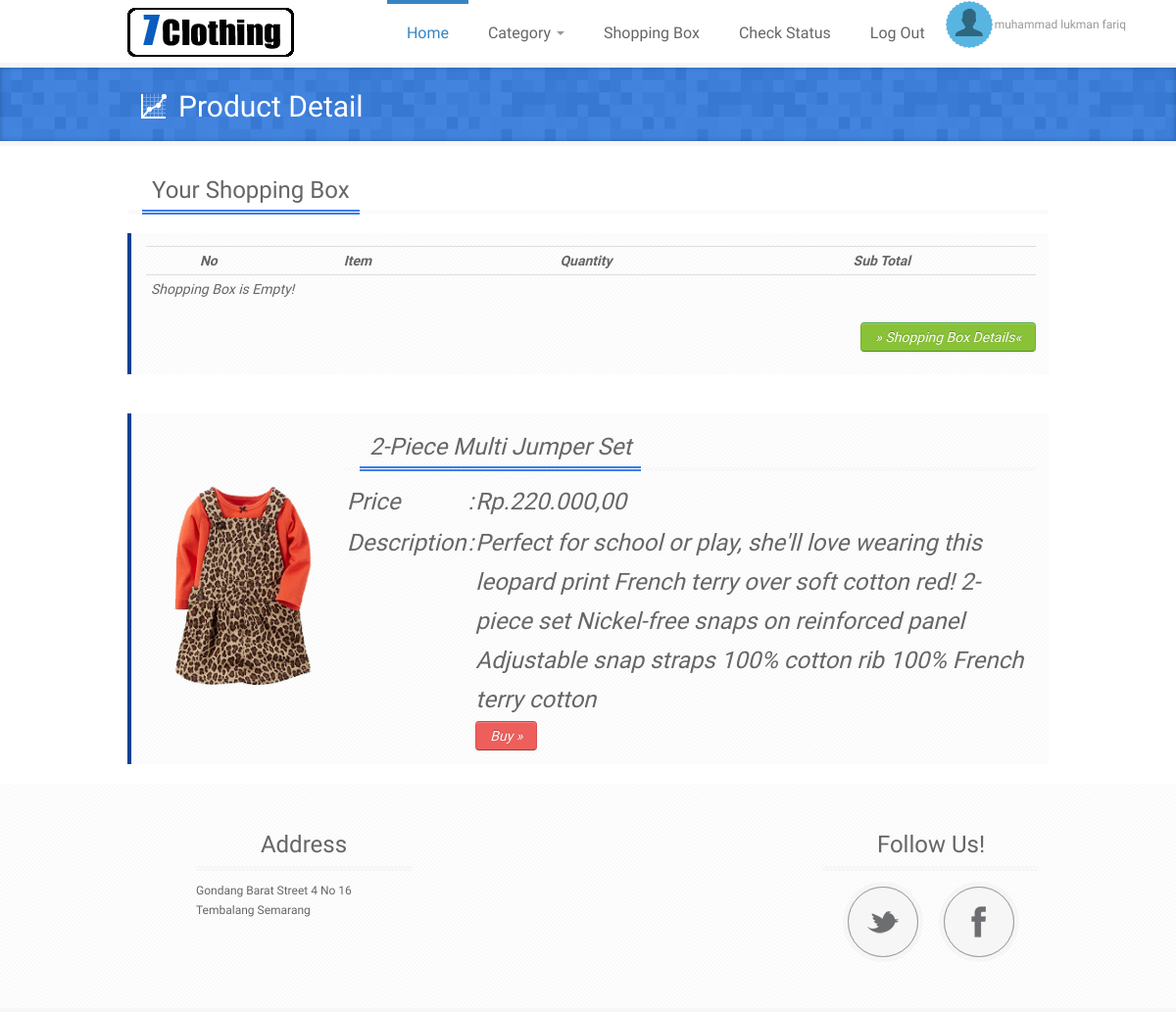
The page /detailproduk.php?hal=detailbarang&kd=36 (signed in) on the database its author committed.
### tables this page shows
CREATE TABLE IF NOT EXISTS `pelanggan` (
  `id_usr` int(11) NOT NULL,
  `nm_usr` varchar(25) NOT NULL,
  `email_usr` varchar(25) NOT NULL,
  `pas_usr` varchar(25) NOT NULL,
  `almt_usr` text NOT NULL,
  `id_prov` int(11) NOT NULL,
  `id_kab` int(11) NOT NULL,
  `kd_pos` int(5) NOT NULL
);

CREATE TABLE IF NOT EXISTS `barang` (
  `br_id` int(11) NOT NULL,
  `br_nm` varchar(100) NOT NULL,
  `id_kategori` char(3) NOT NULL,
  `idsub_kategori` char(3) NOT NULL,
  `harga` float NOT NULL,
  `gambar` varchar(100) NOT NULL,
  `deskripsi` varchar(255) NOT NULL,
  `tgl_insert` datetime NOT NULL
);

### detailproduk.php (the view, shortened to what this page needs)
<?php
	require_once("koneksi.php");
?>
<!DOCTYPE html>
<html lang="en">
<head>
    <link href="css/bootstrap.css" rel="stylesheet">
    <link href="css/bootstrap-responsive.css" rel="stylesheet">
	<link href="css/style.css" rel="stylesheet">
</head>
<body>
	<header>
		<div class="container">
			<div class="row">
				<div class="logo span3">
					<a class="brand" href="#"><img src="img/logo2.png" alt="Logo"></a>
				</div>
				<?php
					if(isset($_SESSION['login'])){
						echo '<div class="span10">';
					}else{
						echo '<div class="span9">';
					}
				?>
					<div class="navbar navbar-inverse">
			    		<div class="navbar-inner">
			          		<div class="nav-collapse collapse">
			            		<ul class="nav">
			              			<li class="active"><a href="index.php">Home</a></li>
			              			<li class="dropdown">
			                			<a href="#" class="dropdown-toggle" data-toggle="dropdown">Category <b class="caret"></b></a>
																<?php
																	$sql2 = mysqli_query($koneksi, "SELECT * FROM sub_kategori WHERE id_kategori='P01'");
																	while($result = mysqli_fetch_array($sql2)){
																		echo '<a href="man.php?id_sub='.$result['idsub_kategori'].'">'.$result['nama_sub'].'<br></a>';
																	}
																?>
																<?php
																	$sql2 = mysqli_query($koneksi, "SELECT * FROM sub_kategori WHERE id_kategori='P02'");
																	while($result = mysqli_fetch_array($sql2)){
																		echo '<a href="woman.php?id_sub='.$result['idsub_kategori'].'">'.$result['nama_sub'].'<br></a>';
																	}
																?>
																	<?php
																		$sql2 = mysqli_query($koneksi, "SELECT * FROM sub_kategori WHERE id_kategori='P03'");
																		while($result = mysqli_fetch_array($sql2)){
																			echo '<a href="kids.php?id_sub='.$result['idsub_kategori'].'">'.$result['nama_sub'].'<br></a>';
																		}
																	?>
			              			</li>
                                    <?php if(isset($_SESSION['login'])){echo '<li><a href="detail.php">Shopping Box</a></li>'; }?>
									<?php if(isset($_SESSION['login'])){echo '<li><a href="check_status.php">Check Status</a></li>'; }?>
									<?php if(isset($_SESSION['login'])){echo '<li><a href="logout.php">Log Out</a></li>'; }?><li>
										<div>
											<table>
												<tr>
													<?php
														if(isset($_SESSION['login'])){
															$id = $_SESSION['id_user'];
															$query = mysqli_query($koneksi, "SELECT nm_usr FROM pelanggan WHERE id_usr='$id'");
															$result = mysqli_fetch_array($query);
															echo '<td><img src ="gambar/men.png" width="48px" align="center"/></td>';
														}
														if (isset($result['nm_usr'])){echo '<td>'.$result['nm_usr'].'</td>';}
													?>
												</tr>
											</table>
										</div>
									</li>
			            		</ul>
			          		</div>
			        	</div>
			      	</div>
				</div>
			</div>
		</div>
	</header>
	<div id="page-title">
		<div id="page-title-inner">
			<div class="container">
				<h2><i class="ico-stats ico-white"></i>Product Detail</h2>
			</div>
		</div>
	</div>
	<div id="wrapper">
    	<div class="container">
		<div class="title"><h3>Your Shopping Box</h3></div>
            <div class="hero-unit">
                <table class="table table-hover table-condensed">
                    <tr>
						<th><center>No</center></th>
						<th><center>Item</center></th>
						<th><center>Quantity</center></th>
						<th><center>Sub Total</center></th>
					</tr>
                    <?php
						$total = 0;
					?>
                        <?php
					if($total == 0){ ?>
						<td colspan="4" align="center"><?php echo "Shopping Box is Empty!"; ?></td>
					<?php
					} else {
					?>
						<td colspan="4" style="font-size: 18px;"><b><div class="pull-right">Total  : Rp. <?php echo number_format($total); ?>,- </div> </b></td>
					<?php
						}
					?>
                </table>
                <p><div align="right">
					<a href="detail.php" class="btn btn-success">&raquo Shopping Box Details&laquo</a>
				</div></p>
            </div>
      		<div class="row">
            <div class="col-sm-6">
                <?php
					$query = mysqli_query($koneksi, "SELECT * FROM barang WHERE br_id='$_GET[kd]'");
					$data  = mysqli_fetch_array($query);
				?>
                    <div class="hero-unit" style="margin-left: 20px;">
                    <table>
						<tr>
							<td width="200px" rowspan="7"><img src="<?php echo $data['gambar']; ?>" /></td>
                        </tr>
                        <tr>
							<td colspan="4"><div class="title"><h3><?php echo $data['br_nm']; ?></h3></div></td>
                        </tr>
                        <tr>
							<td></td>
							<td><h3>Price</h3></td>
							<td><h3>:</h3></td>
							<td><div><h3>Rp.<?php echo number_format($data['harga'],2,",",".");?></h3></div></td>
                        </tr>
                        <tr>
							<td></td>
							<td style= "vertical-align: top;"><h3>Description</h3></td>
							<td style= "vertical-align: top;"><h3>:</h3></td>
							<td><div><h3><?php echo $data['deskripsi']; ?></h3></div></td>
                        </tr>
                        <tr>
                        <td></td>
                        <td></td>
                        <td></td>
						<td><div class="clear"> <a href="cart.php?act=add&amp;barang_id=<?php echo $data['br_id']; ?>&amp;ref=detailproduk.php?kd=<?php echo $data['br_id'];?>" class="btn btn-lg btn-danger">Buy &raquo;</a></div></td>
                        </tr>
                    </table>
                    </div>
      		</div>
				</div>
				</div>
                </div>
	<div id="footer">
		<div class="container">
			<div class="span3" style="padding-left : 50px">
					<h3 align="center">Address</h3>
					Gondang Barat Street 4 No 16 Tembalang Semarang<br />
				</div>
				<div class="span3" style="padding-left : 400px">
					<h3 align="center">Follow Us!</h3>
					<ul class="social-grid">
						<li>
							<div class="social-item">
								<div class="social-info-wrap">
									<div class="social-info">
										<div class="social-info-front social-twitter">
											<a href="http://twitter.com"></a>
										</div>
										<div class="social-info-back social-twitter-hover">
											<a href="http://twitter.com"></a>
										</div>
									</div>
								</div>
							</div>
						</li>
						<li>
							<div class="social-item">
								<div class="social-info-wrap">
									<div class="social-info">
										<div class="social-info-front social-facebook">
											<a href="http://facebook.com"></a>
										</div>
										<div class="social-info-back social-facebook-hover">
											<a href="http://facebook.com"></a>
										</div>
									</div>
								</div>
							</div>
						</li>
					</ul>
				</div>
			</div>
		</div>
</body>
</html>

### css/style.css (style rules this page uses)
.clear { clear:both; }
body { font-family: 'Droid Sans'; font-size: 12px; color: #666; }
h1, h2, h3, h4, h5, h6 { font-family: "Boogaloo" !important; font-weight: normal !important; color: #666; margin: 0; padding: 0; }
.title { border-bottom: 3px double #f6f6f6; margin-bottom: 10px; }
.title h1, .title h2, .title h3, .title h4, .title h5, .title h6 { border-bottom: 5px double #3b7eed !important; margin-bottom: -4px !important; display: inline-block !important; padding: 0px 10px !important; margin-left:15px !important; margin-right:15px !important; }
#wrapper { background: #fff; }
ul, ol { margin: 0; }
ul { list-style: none outside; }
header { background: #fff; border-bottom: 5px solid #f6f6f6; }
.logo img { margin-top:8px; }
.navbar, .navbar-inner, .nav { float: right; background: #fff !important; border: none; -webkit-box-shadow: none; -moz-box-shadow: none; box-shadow: none; padding: 0px; margin: 0; }
.navbar-inner { padding-left: 0px !important; padding-right: 0px !important; }
.navbar .nav > li > a { color: #666; border-top:4px solid #fff; text-shadow: none; font-size: 16px; padding: 20px; }
.navbar .nav > .active > a, .navbar .nav > .active > a:hover, .navbar .nav > .active > a:focus { color: #3685c2; text-decoration: none; border-top:4px solid #3685c2; background-color: #fff !important; -webkit-box-shadow: none; -moz-box-shadow: none; box-shadow: none; }
#page-title { background: url(../img/bg-grey2.png); display: block; margin-bottom: 25px; position: relative; z-index: 20; border-bottom: 5px solid #f6f6f6; }
#page-title-inner { background: rgba(48,121,221, 0.9); -webkit-box-shadow: inset 0px 0px 5px rgba(0,0,0,.25); -moz-box-shadow: inset 0px 0px 5px rgba(0,0,0,.25); box-shadow: inset 0px 0px 5px rgba(0,0,0,.25); padding: 10px; }
#page-title i { margin: -6px 2px -5px -18px; padding: 0px; }
#page-title h2 { display: inline-block; font-family: "Boogaloo" !important; color: #fff; padding: 10px 20px 5px 20px; font-size: 30px; }
.hero-unit { background: #fff url(../img/bg-k10.png); border-left: 4px solid #004292; padding: 13px 13px 13px 15px; font-style: italic; margin: 20px auto; -webkit-border-radius: 0px; -moz-border-radius: 0px; border-radius: 0px; font-size: 14px !important; }
#footer { background: url(../img/bg-k10.png) repeat; border-bottom: 4px solid #f6f6f6; color: #666 !important; padding: 40px 0px; z-index: 1; position: relative; opacity: 1; }
#footer, #footer p, #footer a { color: #666 !important; }
#footer h3 { padding: 2px 0px !important; margin-bottom: 10px; color: #666; border-bottom: 5px double #f6f6f6; }
.btn { border-color: #c5c5c5; border-color: rgba(0, 0, 0, 0.15) rgba(0, 0, 0, 0.15) rgba(0, 0, 0, 0.25); }
.btn-danger { background-color: #da4f49; color: #ffffff; background-image: -moz-linear-gradient(top, #ee5f5b, #ee5f5b); background-image: -ms-linear-gradient(top, #ee5f5b, #ee5f5b); background-image: -webkit-gradient(linear, 0 0, 0 100%, from(#ee5f5b), to(#ee5f5b)); background-image: -webkit-linear-gradient(top, #ee5f5b, #ee5f5b); background-image: -o-linear-gradient(top, #ee5f5b, #ee5f5b); background-image: linear-gradient(top, #ee5f5b, #ee5f5b); background-repeat: repeat-x; filter: progid:DXImageTransform.Microsoft.gradient(startColorstr='#'ee5f5b, endColorstr='#'ee5f5b, GradientType=0); border-color: #bd362f #bd362f #802420; border-color: rgba(0, 0, 0, 0.1) rgba(0, 0, 0, 0.1) rgba(0, 0, 0, 0.25); filter: progid:DXImageTransform.Microsoft.gradient(enabled = false); }
.btn-success { background-color: #5bb75b; color: #ffffff; background-image: -moz-linear-gradient(top, #89c236, #89c236); background-image: -ms-linear-gradient(top, #89c236, #89c236); background-image: -webkit-gradient(linear, 0 0, 0 100%, from(#89c236), to(#89c236)); background-image: -webkit-linear-gradient(top, #89c236, #89c236); background-image: -o-linear-gradient(top, #89c236, #89c236); background-image: linear-gradient(top, #89c236, #89c236); background-repeat: repeat-x; filter: progid:DXImageTransform.Microsoft.gradient(startColorstr='#'89c236, endColorstr='#'89c236, GradientType=0); border-color: #51a351 #51a351 #387038; border-color: rgba(0, 0, 0, 0.1) rgba(0, 0, 0, 0.1) rgba(0, 0, 0, 0.25); filter: progid:DXImageTransform.Microsoft.gradient(enabled = false); }
@media only screen and (min-width: 960px) { header { height: 64px; } }

### rows shown on the page
pelanggan: nm_usr "muhammad lukman fariq"
barang: gambar (picture), br_nm "2-Piece Multi Jumper Set", harga "220.000,00", deskripsi "Perfect for school or play, she'll love wearing this leopard print French terry over soft cotton red! 2-piece set Nickel-free snaps on reinforced panel Adjustable snap straps 100% cotton rib 100% French terry cotton"
